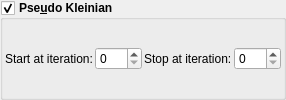
    <widget class="MyGroupBox" name="groupCheck_transf_function_enabledAy">
     <property name="font">
      <font>
       <weight>75</weight>
       <bold>true</bold>
      </font>
     </property>
     <property name="toolTip">
      <string/>
     </property>
     <property name="title">
      <string>Pse&amp;udo Kleinian</string>
     </property>
     <property name="checkable">
      <bool>true</bool>
     </property>
     <layout class="QVBoxLayout" name="verticalLayout_35" stretch="0">
      <property name="spacing">
       <number>2</number>
      </property>
      <property name="leftMargin">
       <number>2</number>
      </property>
      <property name="topMargin">
       <number>2</number>
      </property>
      <property name="rightMargin">
       <number>2</number>
      </property>
      <property name="bottomMargin">
       <number>2</number>
      </property>
      <item>
       <layout class="QGridLayout" name="gridLayout_17">
        <item row="0" column="3">
         <widget class="MySpinBox" name="spinboxInt_transf_stop_iterations_C">
          <property name="sizePolicy">
           <sizepolicy hsizetype="Minimum" vsizetype="Maximum">
            <horstretch>0</horstretch>
            <verstretch>0</verstretch>
           </sizepolicy>
          </property>
          <property name="font">
           <font>
            <weight>50</weight>
            <bold>false</bold>
           </font>
          </property>
          <property name="maximum">
           <number>250</number>
          </property>
         </widget>
        </item>
        <item row="0" column="2">
         <widget class="QLabel" name="label_262">
          <property name="font">
           <font>
            <weight>50</weight>
            <bold>false</bold>
           </font>
          </property>
          <property name="text">
           <string>Stop at iteration:</string>
          </property>
         </widget>
        </item>
        <item row="0" column="1">
         <widget class="MySpinBox" name="spinboxInt_transf_start_iterations_C">
          <property name="sizePolicy">
           <sizepolicy hsizetype="Minimum" vsizetype="Maximum">
            <horstretch>0</horstretch>
            <verstretch>0</verstretch>
           </sizepolicy>
          </property>
          <property name="font">
           <font>
            <weight>50</weight>
            <bold>false</bold>
           </font>
          </property>
          <property name="maximum">
           <number>250</number>
          </property>
         </widget>
        </item>
        <item row="0" column="0">
         <widget class="QLabel" name="label_72">
          <property name="font">
           <font>
            <weight>50</weight>
            <bold>false</bold>
           </font>
          </property>
          <property name="text">
           <string>Start at iteration:</string>
          </property>
         </widget>
        </item>
       </layout>
      </item>
     </layout>
    </widget>
